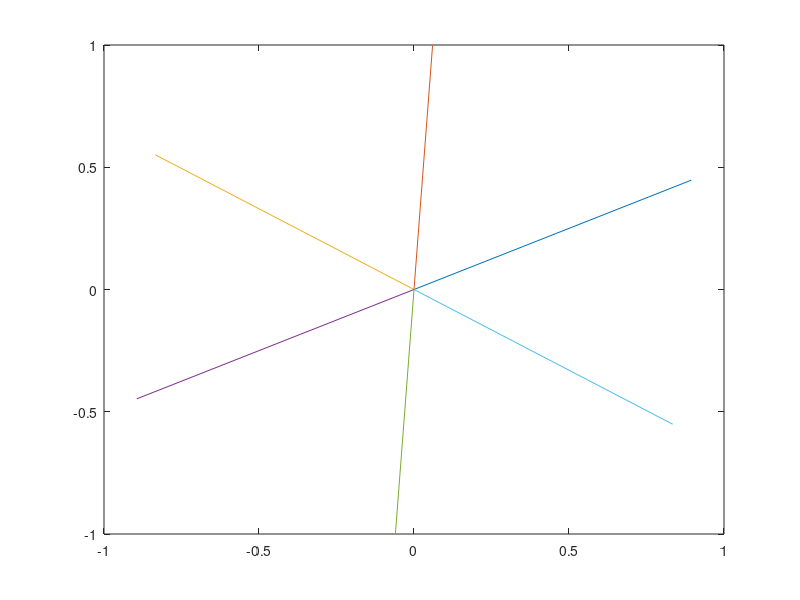
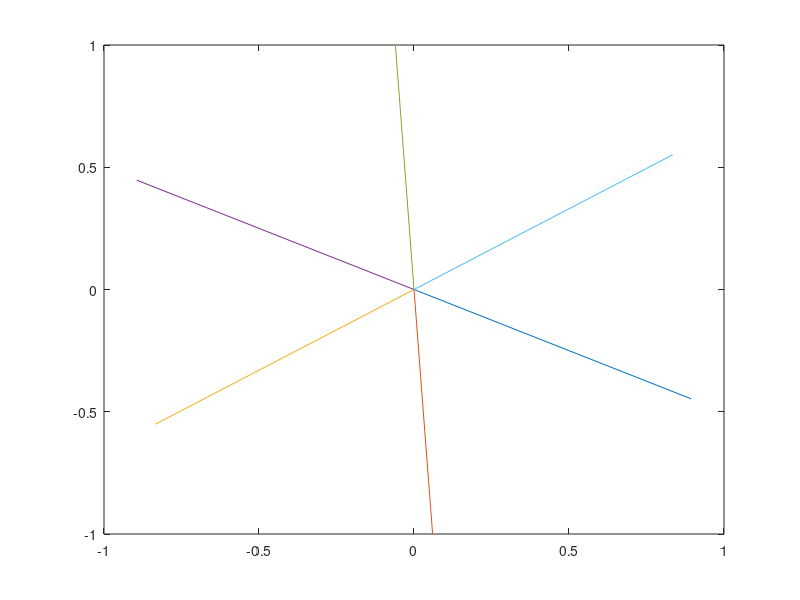
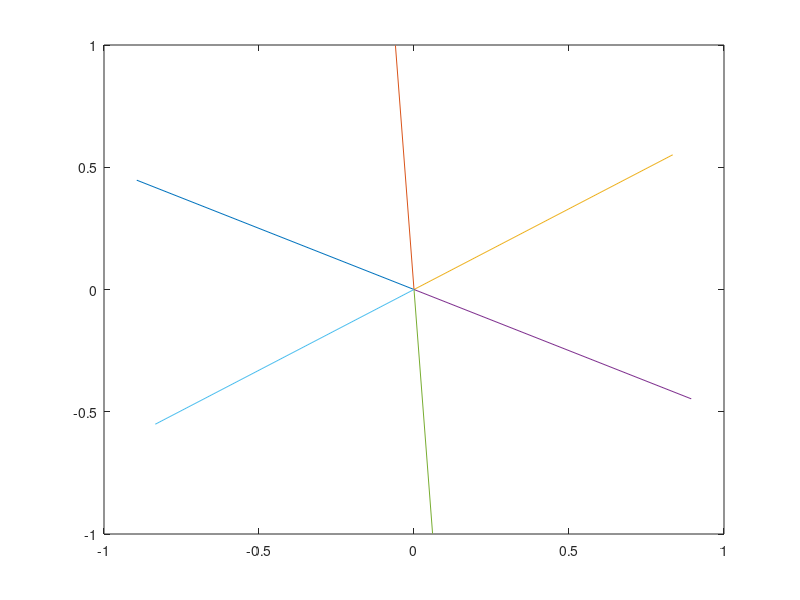

MATLAB code for these plots, in order: (Note: this script raises an error after producing the figures.)
v = [4;2];

v = v./(norm(v))

Rot1 = [cos(pi/3),-sin(pi/3);sin(pi/3),cos(pi/3)];

Allvctrs = [v];
Newtempvctr = v;

for i=1:5
    Newtempvctr = Rot1*Newtempvctr;
    Allvctrs = [Allvctrs, Newtempvctr];

end

figure;

for i=1:6
    xaxis = [0,Allvctrs(1,i)];
    yaxis = [0,Allvctrs(2,i)];
    plot(xaxis,yaxis);
    hold on
end

Reflalongx = [1,0;0,-1];
Reflalongy = [-1,0;0,1];

Allvctrs2 = Reflalongx*Allvctrs;

figure;

for i=1:6
    xaxis = [0,Allvctrs2(1,i)];
    yaxis = [0,Allvctrs2(2,i)];
    plot(xaxis,yaxis);
    hold on
end

Allvctrs3 = Reflalongy*Allvctrs;

figure;

for i=1:6
    xaxis = [0,Allvctrs3(1,i)];
    yaxis = [0,Allvctrs3(2,i)];
    plot(xaxis,yaxis);
    hold on
end

v =[1;1]


T1 = [cos(pi/3),-sin(pi/3);sin(pi/3),cos(pi/3)];
T2 = [cos(pi/2),-sin(pi/2);sin(pi/2),cos(pi/2)];

disp('Part 3a')
version1 = (T1*T2)*v
version2 = (T2*T1)*v

figure;
    xaxis1 = [0,version1(1)];
    yaxis1 = [0, version1(2)];
    xaxis2 = [0,version2(1)];
    yaxis2 = [0, version2(2)];
    t=tiledlayout('flow');
    title(t, '3a');
    nexttile;
    plot(xaxis1,yaxis1);
    title('T1*T2')
    xlim([-2 2])
    ylim([-2 2])
    nexttile;
    plot(xaxis2,yaxis2);
    title('T2*T1')
    xlim([-2 2])
    ylim([-2 2])
    hold on

T1 = [cos(pi/6),-sin(pi/6);sin(pi/6),cos(pi/6)];
T2 = [1,0;0,-1];

disp('Part 3b case1')
version1 = (T1*T2)*v
version2 = (T2*T1)*v

figure;
    xaxis1 = [0,version1(1)];
    yaxis1 = [0, version1(2)];
    xaxis2 = [0,version2(1)];
    yaxis2 = [0, version2(2)];
    t=tiledlayout('flow');
    title(t, '3b(case1)');
    nexttile;
    plot(xaxis1,yaxis1);
    title('T1*T2')
    xlim([-2 2])
    ylim([-2 2])
    nexttile;
    plot(xaxis2,yaxis2);
    title('T2*T1')
    xlim([-2 2])
    ylim([-2 2])
    hold on


T1 = [cos(-pi),-sin(-pi);sin(-pi),cos(-pi)];
T2 = [1,0;0,-1];

disp('Part 3b case2')
version1 = (T1*T2)*v
version2 = (T2*T1)*v

figure;
    xaxis1 = [0,version1(1)];
    yaxis1 = [0, version1(2)];
    xaxis2 = [0,version2(1)];
    yaxis2 = [0, version2(2)];
    t=tiledlayout('flow');
    title(t, '3b(case2)');
    nexttile;
    plot(xaxis1,yaxis1);
    title('T1*T2')
    xlim([-2 2])
    ylim([-2 2])
    nexttile;
    plot(xaxis2,yaxis2);
    title('T2*T1')
    xlim([-2 2])
    ylim([-2 2])
    hold on

